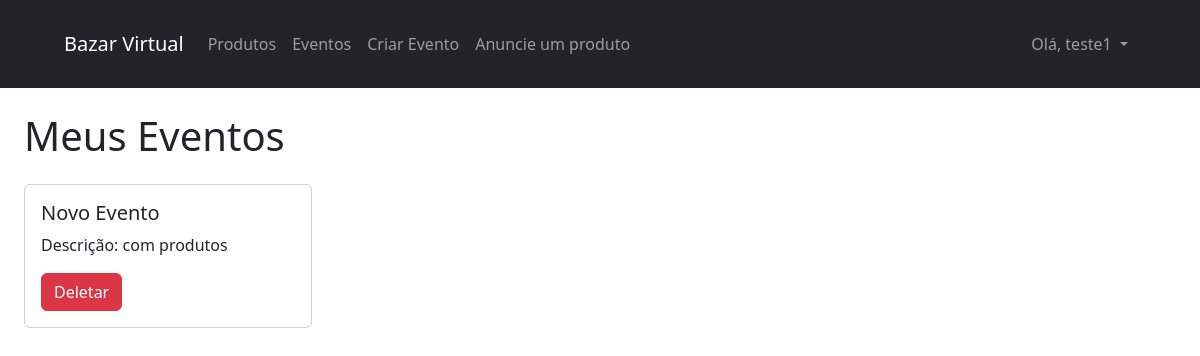
Page /meuseventos/ (signed in) on the earlier database version.
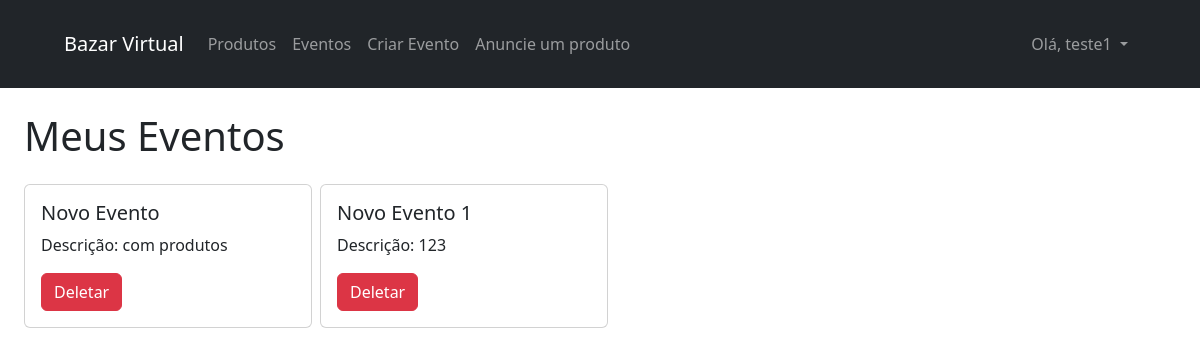
Same page on the later database version.
### plataform/models.py (models this page shows, shortened)
class Evento(models.Model):
    usuario = models.ForeignKey(Usuario, on_delete=models.CASCADE)
    nome = models.CharField(max_length=100)
    descricao = models.CharField(max_length=200)

### plataform/views.py (the view)
# urls.py: path('meuseventos/', views.MeusEventos.as_view(), name="meusEventos"),
@method_decorator(login_required(login_url="/login/"), name='dispatch')
class MeusEventos(View):
    def get(self, request, *args, **kwargs):
        eventos = Evento.objects.filter(usuario_id = request.user.usuario.id)
        contexto = {'eventos': eventos}
        return render(request, 'meusEventos/index.html', contexto)

### plataform/templates/meusEventos/index.html (shortened to what this page needs)
{% extends 'layouts/index.html' %}
{% load static %}
{% block content %}
<main class="container-fluid px-4 mb-5">
    <h2 class="mb-4 fs-1">Meus Eventos</h2>
    <section class="d-flex flex-row flex-wrap align-items-start gap-2">
{% if eventos %}
    {% for evento in eventos %}
        <div class="card" style="width: 18rem;">
            <div class="card-body">
                <h5 class="card-title">{{evento.nome | title}}</h5>
                <p class="card-text">Descrição: {{evento.descricao}}</p>
                <a href="{% url 'plataform:deleteEvento' evento.id %}" class="btn btn-danger">Deletar</a>
            </div>
        </div>
    {% endfor %}
{% else %}
    <h3>Não tenho eventos cadastrados</h3>
{% endif %}
    </section>
</main>
{% endblock %}}

Differences in the rows shown:
added Evento: nome "Novo Evento 1", descricao "123"
